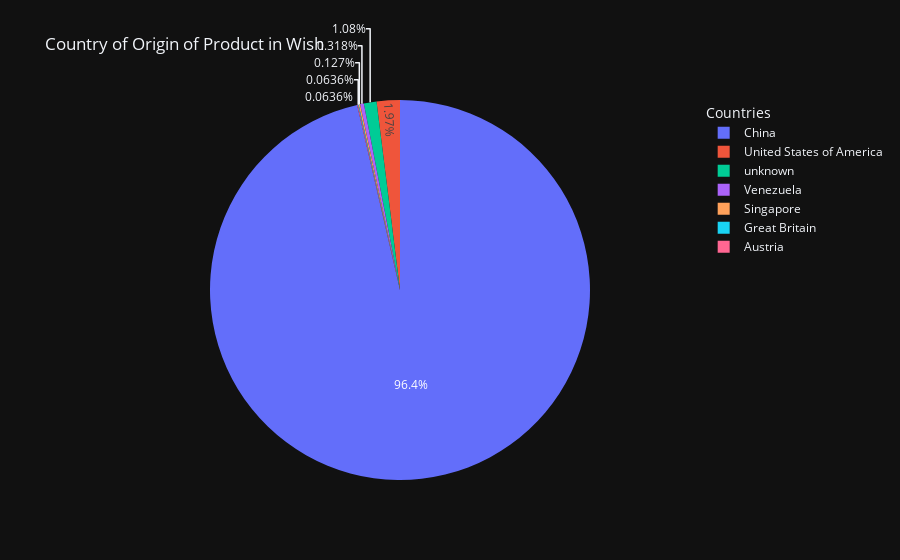

Here is the notebook cell this chart was saved with:
### Code cell
labels = eda_df.origin_country.value_counts(normalize=True).index.values

values  = eda_df.origin_country.value_counts().values

# Create Pie Chart

fig = go.Figure()
fig.add_trace(go.Pie(labels=labels, values=values))
fig.update_layout(title="Country of Origin of Product in Wish", legend_title="Countries", template="plotly_dark")

### Figure 1 — Plotly figure (JSON) as saved in the notebook; plotly's stock layout.template omitted (floating-point values rounded to 4 significant figures)
{"data": [{"labels": ["China", "United States of America", "unknown", "Venezuela", "Singapore", "Great Britain", "Austria"], "type": "pie", "values": [1516, 31, 17, 5, 2, 1, 1]}], "layout": {"legend": {"title": {"text": "Countries"}}, "title": {"text": "Country of Origin of Product in Wish"}}}
